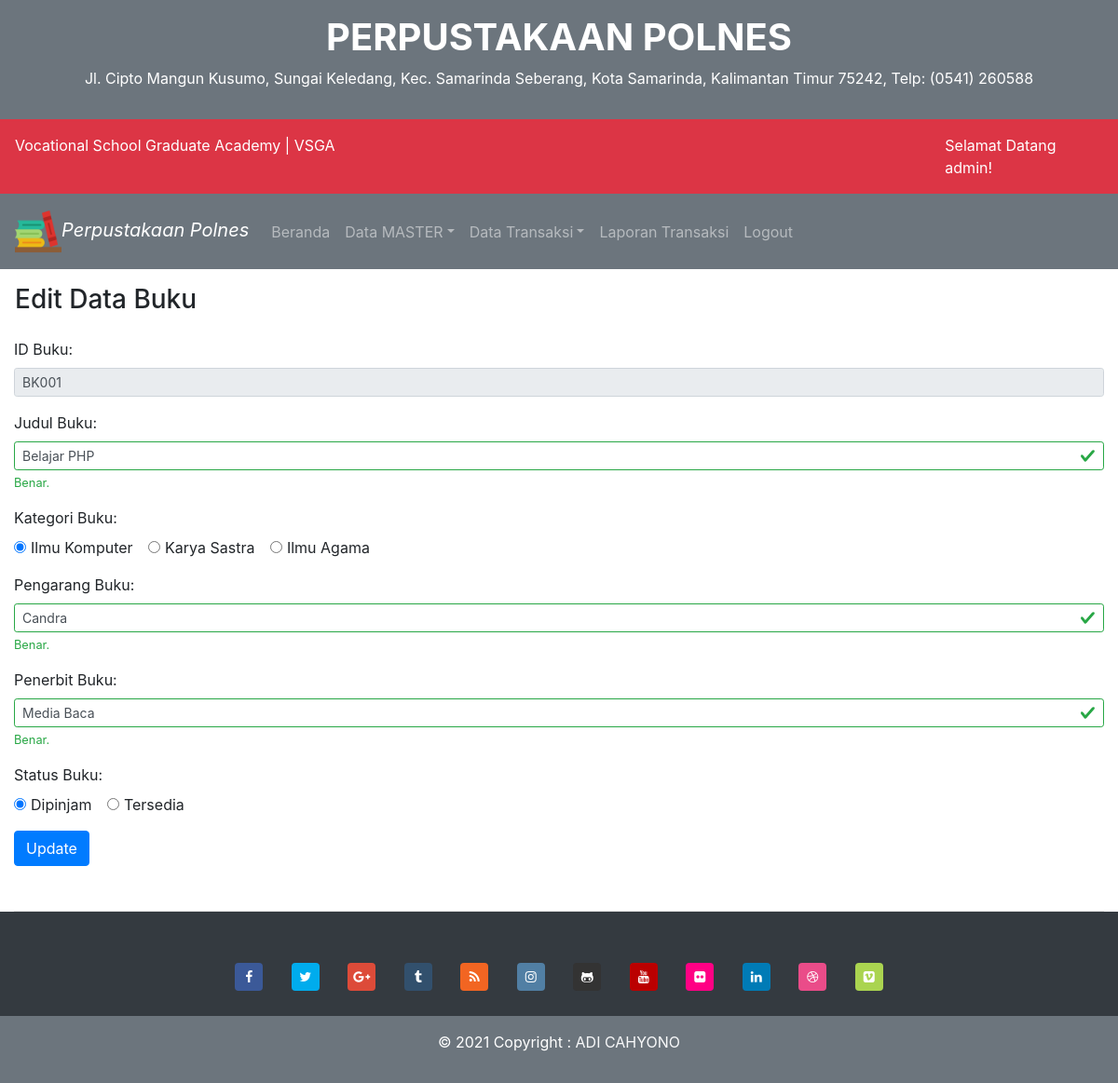
The app's page /index.php?p=buku-edit&id=BK001&hal=1 (signed in) with its own data.
### tables this page shows
CREATE TABLE `tbbuku` (
  `idbuku` varchar(5) NOT NULL,
  `judulbuku` varchar(50) NOT NULL,
  `kategori` varchar(50) NOT NULL,
  `pengarang` varchar(40) NOT NULL,
  `penerbit` varchar(40) NOT NULL,
  `statusbuku` varchar(10) NOT NULL
);

### pages/buku-edit.php (the view, shortened to what this page needs)
<?php
require_once "modul/modul.php";
extract(getBookForUpdate($_GET));
?>
<div class="container-fluid p-3">
	<h3>Edit Data Buku</h3>
</div>
<div class="container-fluid">
	<form action="proses/buku-edit-proses.php" method="post" enctype="multipart/form-data" class="was-validated">
	<div class="form-group">
		<label for="id_anggota">ID Buku:</label>
		<input type="text" name="id_buku" value="<?php echo $id_buku; ?>" readonly="readonly" class="form-control form-control-sm" required>
	</div>
	<div class="form-group">
		<label for="nama">Judul Buku: </label>
		<input type="text" name="judul_buku" id="judulbuku" value="<?php echo $judul_buku; ?>" class="form-control form-control-sm" required>
		<div class="valid-feedback">Benar.</div>
	</div>
	<div class="form-group">
		<label>Kategori Buku: </label><br />
		<div class="form-check-inline">
			<label class="form-check-label">
				<input type="radio" class="form-check-input" name="kategori" value="Ilmu Komputer"
				<?php if($kategori == "Ilmu Komputer") { ?>
				checked
				<?php } ?>
				>Ilmu Komputer
			</label>
		</div>
		<div class="form-check-inline">
			<label class="form-check-label">
				<input type="radio" class="form-check-input" name="kategori" value="Karya Sastra"
				<?php if ($kategori == "Karya Sastra") { ?>
					checked
				<?php } ?>
				>Karya Sastra
			</label>
		</div>
        <div class="form-check-inline">
			<label class="form-check-label">
				<input type="radio" class="form-check-input" name="kategori" value="Ilmu Agama"
				<?php if ($kategori == "Ilmu Agama") { ?>
					checked
				<?php } ?>
				>Ilmu Agama
			</label>
		</div>
	</div>
    <div class="form-group">
		<label for="nama">Pengarang Buku: </label>
		<input type="text" name="pengarang" id="pengarang" value="<?php echo $pengarang; ?>" class="form-control form-control-sm" required>
		<div class="valid-feedback">Benar.</div>
	</div>
    <div class="form-group">
		<label for="nama">Penerbit Buku: </label>
		<input type="text" name="penerbit" id="penerbit" value="<?php echo $penerbit; ?>" class="form-control form-control-sm" required>
		<div class="valid-feedback">Benar.</div>
	</div>
    <div class="form-group">
		<label>Status Buku: </label><br />
		<div class="form-check-inline">
			<label class="form-check-label">
				<input type="radio" class="form-check-input" name="statusbuku" value="Dipinjam"
				<?php if($statusbuku == "Dipinjam") { ?>
				checked
				<?php } ?>
				>Dipinjam
			</label>
		</div>
		<div class="form-check-inline">
			<label class="form-check-label">
				<input type="radio" class="form-check-input" name="statusbuku" value="Tersedia"
				<?php if ($statusbuku == "Tersedia") { ?>
					checked
				<?php } ?>
				>Tersedia
			</label>
		</div>
	</div>
	<div class="form-group">
		<input type="submit" name="update" value="Update" id="tombol-simpan" class="btn btn-primary">
	</div>
	<hr class="my-5">
	</form>
</div>

### records on screen
tbbuku: id_buku "BK001", judul_buku "Belajar PHP", kategori "☑ Ilmu Komputer", kategori "☐ Karya Sastra", kategori "☐ Ilmu Agama", pengarang "Candra", penerbit "Media Baca", statusbuku "☑ Dipinjam", statusbuku "☐ Tersedia"

### other values on screen
$_SESSION['sesi'] "admin"
